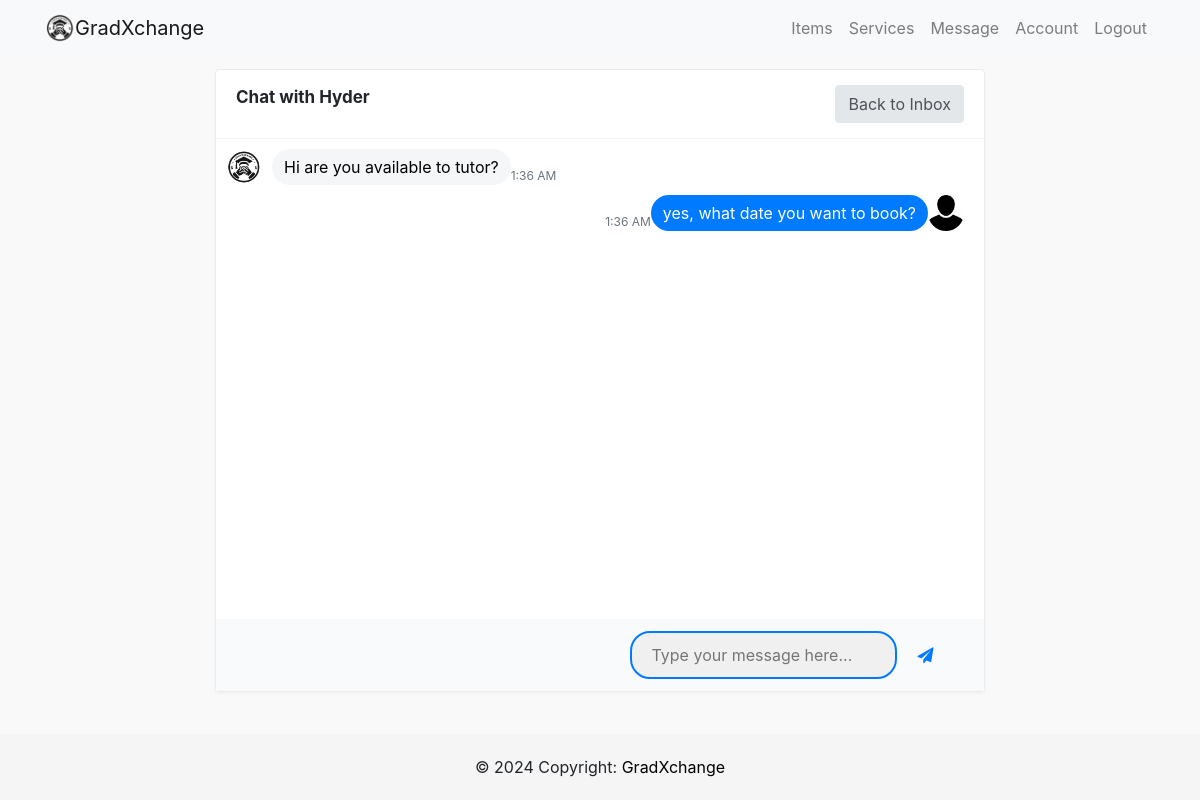
Page /chat/1/ (signed in) on the earlier database version.
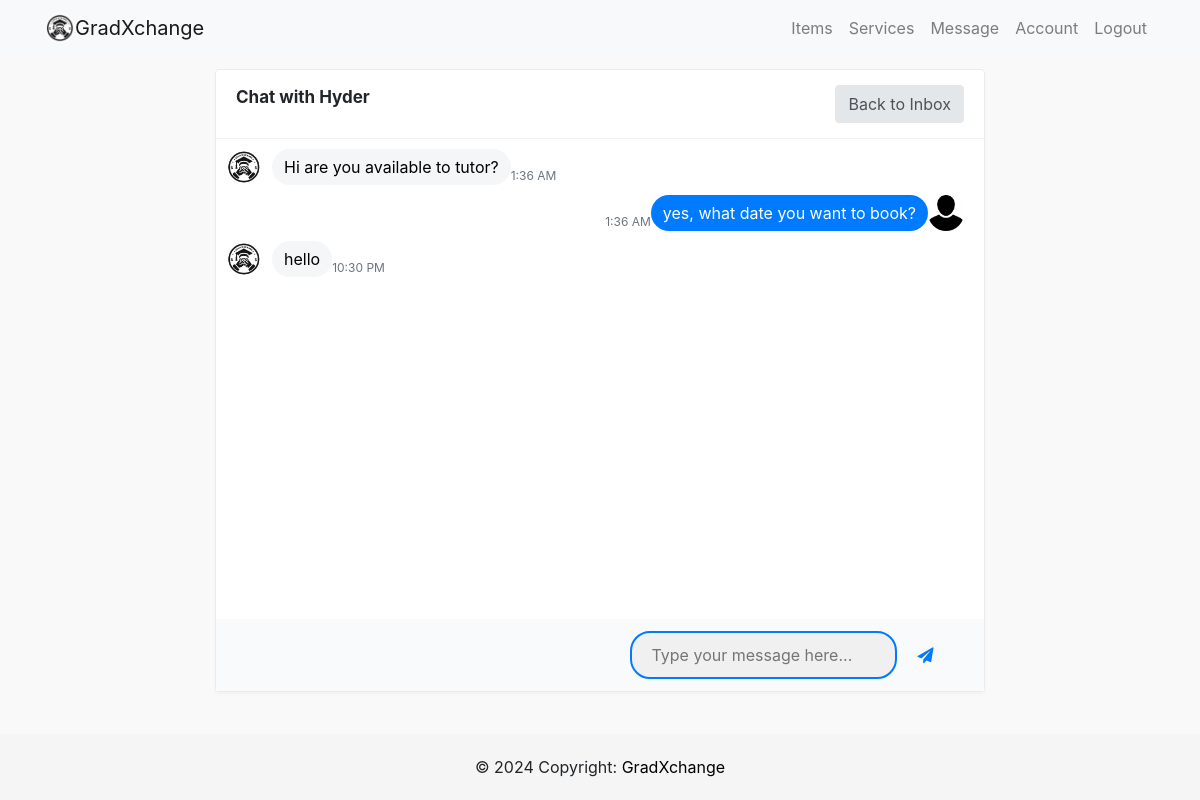
Same page on the later database version.
### users/models.py (models this page shows, shortened)
class Message(models.Model):
    sender = models.ForeignKey(Profile, on_delete=models.SET_NULL, null=True, blank=True, related_name='sent_messages')
    recipient = models.ForeignKey(Profile, on_delete=models.SET_NULL, null=True, blank=True, related_name='received_messages')
    text = models.TextField()
    is_read = models.BooleanField(default=False, null=True)
    created = models.DateTimeField(auto_now_add=True)
    id = models.UUIDField(default=uuid.uuid4, unique=True, primary_key=True)
    conversation_id = models.UUIDField(default=uuid.uuid4, editable=True)
    class Meta:
        ordering = ['is_read', '-created']

class Profile(models.Model):
    user = models.OneToOneField(User, on_delete=models.CASCADE)
    image = models.ImageField(default='profilepic.jpg', upload_to='profile_picture')
    location =models.CharField(max_length=100)
    about_me = models.CharField(max_length=200, null=True, blank=True)
    phone_regex = RegexValidator(
        regex=r'^\+?60?\d{9,10}$',
        message="Phone number must be entered in the format: '+60123456789'. With country code +60 and up to 10 digits allowed."
    )
    phone = models.CharField(validators=[phone_regex], max_length=17, blank=True)  # Optional: adjust max_length as needed
    whatsapp_regex = RegexValidator(
        regex=r'^\+?60?\d{9,10}$',
        message="Whatsapp number must be entered in the format: '+60123456789'. With country code +60 and up to 10 digits allowed."
    )
    whatsapp = models.CharField(validators=[whatsapp_regex], max_length=17, blank=True)

### users/views.py (the view)
# urls.py: path('chat/<int:profile_id>/', user_views.chat, name='chat'),
@login_required
def chat(request, profile_id):
    user_A = request.user.profile  # Current logged-in user
    user_B = get_object_or_404(Profile, id=profile_id)  # Recipient obtained from URL parameter
    if request.method == "POST":
        text = request.POST.get('text', '').strip()
        if text:  # Ensure the text is not empty
            Message.objects.create(sender=user_A, recipient=user_B, text=text, is_read=False)
            return redirect('chat', profile_id=profile_id)
    messages = Message.objects.filter(
        Q(sender=user_A, recipient=user_B) | Q(sender=user_B, recipient=user_A)
    ).order_by('created')
    Message.objects.filter(sender=user_B, recipient=user_A, is_read=False).update(is_read=True)
    unread_messages_count = Message.objects.filter(recipient=user_A, sender=user_B, is_read=False).count()
    context = {
        'messages': messages,
        'user_A': user_A,
        'user_B': user_B,
        'profile_id': profile_id,
        'unread_messages_count': unread_messages_count  # Include this in your template where needed
    }
    return render(request, 'users/chat.html', context)

### users/context_processors.py (called while the page is built)
def unread_message_count(request):
    if request.user.is_authenticated:
        count = Message.objects.filter(recipient=request.user.profile, is_read=False).count()
        return {'unread_message_count': count}
    return {}

### users/templates/users/chat.html (shortened to what this page needs)
{% extends 'users/base.html' %}
{% load static %}
{% block body %}
<link href="https://stackpath.bootstrapcdn.com/font-awesome/4.7.0/css/font-awesome.min.css" rel="stylesheet">
<div class="page-content">
    <div class="col-md-8">
        <div class="card card-bordered">
            <div class="card-header">
                <h4 class="card-title"><strong>Chat with {{ user_B.user.username }}</strong></h4>
                <a class="btn btn-xs btn-secondary" href="{% url 'inbox' %}">Back to Inbox</a>
            </div>
            <div class="ps-container" id="chat-content">
                {% for message in messages %}
                <div class="media media-chat {% if message.sender == user_A %}media-chat-reverse{% endif %}">
                    <img class="avatar" src="{{ message.sender.user.profile.image.url }}" alt="...">
                    <div class="media-body">{{ message.text }}</div>
                    <div class="meta">
                        <time datetime="{{ message.created|date:'c' }}">{{ message.created|date:"g:i A" }}</time>
                    </div>
                </div>
                {% endfor %}
            </div>
            <div class="publisher">
                <form action="" method="POST">
                    <input class="publisher-input" type="text" name="text" placeholder="Type your message here..."
                        autocomplete="off">
                    <button type="submit" class="publisher-btn"><i class="fa fa-paper-plane"></i></button>
                </form>
            </div>
        </div>
    </div>
</div>
{% endblock %}

Differences in the rows shown:
added Message: sender.user.profile.image (picture), text "hello", created "10:30 PM"
